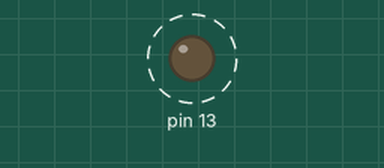
Simulated run of this sketch. Board: Arduino Uno, built with avr-gcc and run on an emulated ATmega328P. Shown: output pins drawn as LEDs (lit = HIGH). Dashed ring = blinking.

Above: at 0.15 s.
Timing chart, 0 to 3.0 s (numbered marks = the images above):
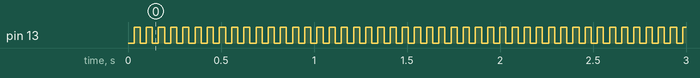

Measured:
- by itself, pin 13: alternates HIGH for 0.03 s and LOW for 0.03 s

The sketch:

interrupcao_overflow.ino
```cpp
#include <avr/io.h>
#include <avr/interrupt.h>
#include <util/delay.h>
/*
 * Timer de 16 bits: 0 a 2^16(65536)
 *    -Overflow
 *    -Comparador
 *    -PMW
 *    TCCR1B(CS12, CS11 e CS10)->Prescale
 */
int main()
{
  cli();
  TCCR1B |= (1 << CS11);//Prescale de 8
  TCNT1 = 0;
  SREG |= (1 << 7);
  TIMSK1 |= (1 << TOIE1);//Habilitando interrupção por overflow
  DDRB |= (1 << DDB5);
  PORTB &= ~(1 << PB5);
  sei();

  while(1);
  return 0;
}
ISR(TIMER1_OVF_vect)
{
  PORTB ^= (1 << PB5);
  TCNT1 =0;
}
```
